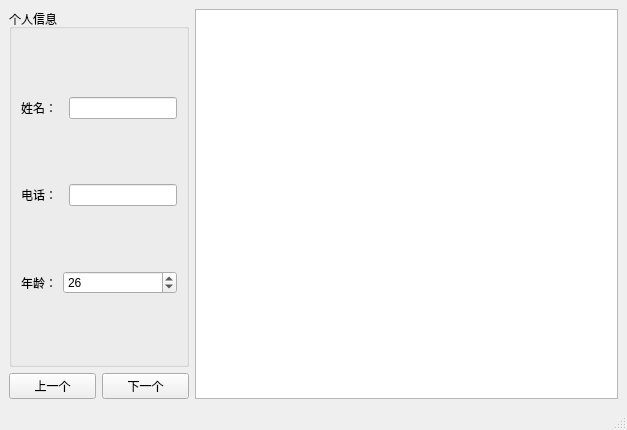
<?xml version="1.0" encoding="UTF-8"?>
<ui version="4.0">
 <class>MainWindow</class>
 <widget class="QMainWindow" name="MainWindow">
  <property name="geometry">
   <rect>
    <x>0</x>
    <y>0</y>
    <width>627</width>
    <height>430</height>
   </rect>
  </property>
  <property name="windowTitle">
   <string>MainWindow</string>
  </property>
  <widget class="QWidget" name="centralwidget">
   <layout class="QGridLayout" name="gridLayout">
    <item row="0" column="0" colspan="2">
     <widget class="QGroupBox" name="groupBox">
      <property name="title">
       <string>个人信息</string>
      </property>
      <layout class="QGridLayout" name="gridLayout_2">
       <item row="2" column="0">
        <widget class="QLabel" name="label_3">
         <property name="text">
          <string>年龄：</string>
         </property>
        </widget>
       </item>
       <item row="0" column="0">
        <widget class="QLabel" name="label">
         <property name="text">
          <string>姓名：</string>
         </property>
        </widget>
       </item>
       <item row="0" column="2">
        <widget class="QLineEdit" name="lineEdit"/>
       </item>
       <item row="1" column="0">
        <widget class="QLabel" name="label_2">
         <property name="text">
          <string>电话：</string>
         </property>
        </widget>
       </item>
       <item row="1" column="2">
        <widget class="QLineEdit" name="lineEdit_2"/>
       </item>
       <item row="2" column="1" colspan="2">
        <widget class="QSpinBox" name="spinBox">
         <property name="value">
          <number>26</number>
         </property>
        </widget>
       </item>
      </layout>
     </widget>
    </item>
    <item row="0" column="2" rowspan="2">
     <widget class="QTableView" name="tableView"/>
    </item>
    <item row="1" column="0">
     <widget class="QPushButton" name="pushButton">
      <property name="text">
       <string>上一个</string>
      </property>
     </widget>
    </item>
    <item row="1" column="1">
     <widget class="QPushButton" name="pushButton_2">
      <property name="text">
       <string>下一个</string>
      </property>
     </widget>
    </item>
   </layout>
  </widget>
  <widget class="QMenuBar" name="menubar">
   <property name="geometry">
    <rect>
     <x>0</x>
     <y>0</y>
     <width>627</width>
     <height>22</height>
    </rect>
   </property>
  </widget>
  <widget class="QStatusBar" name="statusbar"/>
 </widget>
 <resources/>
 <connections/>
</ui>
